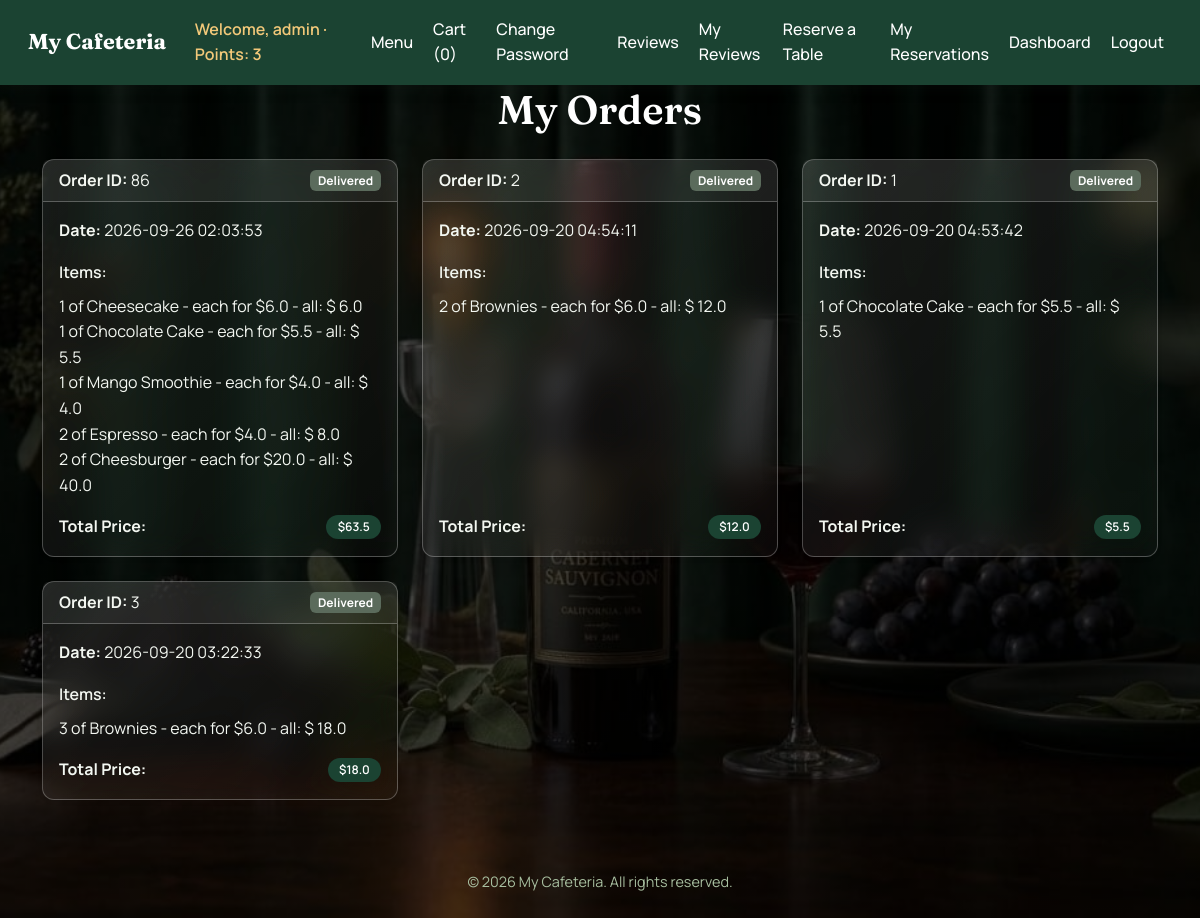
/my_orders (signed in), run on the app's committed database.
### tables this page shows
CREATE TABLE orders (
    id INTEGER PRIMARY KEY AUTOINCREMENT,
    user_id INTEGER NOT NULL,
    total_price REAL NOT NULL CHECK(total_price >= 0),
    status TEXT NOT NULL CHECK(status IN ('pending', 'preparing', 'completed', 'delivered')),
    created_at DATETIME DEFAULT CURRENT_TIMESTAMP,
    reviewed BOOLEAN DEFAULT FALSE CHECK(reviewed IN (TRUE, FALSE)),
    FOREIGN KEY (user_id) REFERENCES users(id)
);

CREATE TABLE order_items (
    id INTEGER PRIMARY KEY AUTOINCREMENT,
    order_id INTEGER NOT NULL,
    menu_item_id INTEGER NOT NULL,
    quantity INTEGER NOT NULL CHECK(quantity > 0),
    price REAL NOT NULL CHECK(price >= 0),
    created_at DATETIME DEFAULT CURRENT_TIMESTAMP,
    FOREIGN KEY (order_id) REFERENCES orders(id),
    FOREIGN KEY (menu_item_id) REFERENCES menu_items(id)
);

CREATE TABLE menu_items (
    id INTEGER PRIMARY KEY AUTOINCREMENT,
    name TEXT NOT NULL unique,
    description TEXT,
    price REAL NOT NULL CHECK(price >= 0),
    category TEXT NOT NULL CHECK(category IN ('main', 'drinks', 'dessert')),
    created_at DATETIME DEFAULT CURRENT_TIMESTAMP,
    is_available BOOLEAN DEFAULT TRUE CHECK(is_available IN (TRUE, FALSE))
);

### app.py (the view)
@app.route("/my_orders")
@login_required
def my_orders():
    user_id = session.get('user_id')
    orders = db.execute("SELECT * FROM orders WHERE user_id = ?", user_id)
    for order in orders:
        order_items = db.execute("SELECT menu_items.name, order_items.price, order_items.quantity FROM order_items JOIN menu_items ON order_items.menu_item_id = menu_items.id WHERE order_items.order_id = ?", order['id'])
        order['items'] = order_items
        total_price = 0
        for item in order_items:
            item['subtotal'] = item['price'] * item['quantity']
            total_price += item['subtotal']
        order['total_price'] = total_price
    return render_template("my_orders.html", orders=sorted(orders, key=lambda x: x['created_at'], reverse=True))

### app.py (called while the page is built)
@app.context_processor
def inject_flash_helpers():
    def flash_class(category):
        mapping = {
            "success": "success",
            "warning": "warning",
            "info": "info",
            "danger": "danger",
            "error": "danger",
        }
        return mapping.get(category or "", "info")
    def format_price(value):
        formatted = f"{float(value):.2f}"
        return formatted.rstrip("0").rstrip(".")
    return {"flash_class": flash_class, "format_price": format_price}

def login_required(func):
    @wraps(func)
    def decorator(*args, **kwargs):
        if session.get("user_id") is None:
            flash('you need to login first!', 'warning')
            return redirect("/login")
        return func(*args, **kwargs)
    return decorator

### templates/my_orders.html (shortened to what this page needs)
{% extends "base.html" %}
{% block content %}
<div class="container orders-page">
    <h1 class="mb-4 text-center">My Orders</h1>
    {% if orders %}
        <div class="row g-4">
            {% for order in orders %}
                <div class="col-12 col-md-6 col-lg-4">
                    <div class="card h-100 shadow-sm order-summary-card">
                        <div class="card-header d-flex justify-content-between align-items-center">
                            <span class="order-number"><strong>Order ID:</strong> {{ order.id }}</span>
                            {% if order.status == 'completed' %}
                                <span class="badge bg-success">Ready</span>
                            {% else %}
                                <span class="badge bg-secondary">{{ order.status|capitalize }}</span>
                            {% endif %}
                        </div>
                        <div class="card-body d-flex flex-column">
                            <p class="order-date mb-3"><strong>Date:</strong> {{ order.created_at }}</p>
                            <p class="fw-semibold mb-2">Items:</p>
                            <ul class="list-unstyled order-items-list mb-3">
                                {% for item in order['items'] %}
                                    <li class="order-item-line">{{item['quantity']}} of {{ item['name'] }} - each for ${{ item['price'] }} - all: $ {{item['subtotal']}} </li>
                                {% endfor %}
                            </ul>
                            <div class="order-total mt-auto d-flex justify-content-between align-items-center">
                                <strong>Total Price:</strong>
                                <span class="badge subtotal-badge">${{ order.total_price }}</span>
                            </div>
                        </div>
                    </div>
                </div>
            {% endfor %}
        </div>
    {% else %}
        <p class="text-center text-muted fs-5 py-5 mb-0">You have no orders.</p>
    {% endif %}
</div>
{% endblock %}

### static/style.css (style rules this page uses)
:root { --color-primary: #1B4332; --color-primary-light: #2D6A4F; --color-primary-dark: #0D2818; --color-secondary: #7C9473; --color-secondary-light: #A8BFA0; --color-secondary-dark: #5A7052; --color-background: #0B3541; --color-surface: #C6D4B0; --color-card: #FFFFFF; --color-card-border: #A9BC8E; --color-card-muted: #DDD2B9; --color-navy: #16213E; --color-text: #1C2A20; --color-text-muted: #5B6B5C; --color-text-on-primary: #FFFFFF; --color-accent: #7485b43f; --color-accent-light: #64ca8f94; --color-accent-dark: #3c446b; --color-success: #2B8C55; --color-warning: #C1682F; --color-danger: #B3403A; --color-info: #3E6FA0; --shadow-sm: 0 1px 3px rgba(28, 42, 32, 0.10); --shadow-md: 0 4px 14px rgba(28, 42, 32, 0.16); --radius-sm: 6px; --radius-md: 12px; --font-heading: 'Fraunces', Georgia, serif; --font-body: 'Manrope', -apple-system, BlinkMacSystemFont, "Segoe UI", sans-serif; --glass-bg: linear-gradient(135deg, rgba(255,255,255,0.09), rgba(255,255,255,0.03)); --glass-border: rgba(255, 255, 255, 0.26); --glass-blur: blur(16px) saturate(160%); --glass-shadow: 0 8px 32px rgba(0, 0, 0, 0.35), inset 0 1px 0 rgba(255,255,255,0.14); --glass-shadow-hover: 0 14px 44px rgba(0, 0, 0, 0.45), inset 0 1px 0 rgba(255,255,255,0.18); --color-text-glass: #F3F7F1; --color-text-glass-muted: rgba(243, 247, 241, 0.72); --color-neon: #34E3A1; --color-neon-glow: rgba(52, 227, 161, 0.55); --color-neon-glow-soft: rgba(52, 227, 161, 0.28); --glass-input-bg: rgba(0, 0, 0, 0.28); --glass-input-border: rgba(255, 255, 255, 0.30); --color-label: #20afb4; }
* { box-sizing: border-box; }
body { margin: 0; background-image: linear-gradient(rgba(0, 0, 0, 0.7), rgba(0, 0, 0, 0.7)), url('images/B.jpg'); background-size: cover; background-position: center; background-repeat: no-repeat; background-attachment: fixed; color: var(--color-text-on-primary); font-family: var(--font-body); line-height: 1.6; }
h1, h2, h3, h4, h5, h6 { font-family: var(--font-heading); color: var(--color-text-on-primary); font-weight: 600; line-height: 1.25; }
.card { background: var(--glass-bg); border: 1px solid var(--glass-border); border-radius: var(--radius-md); box-shadow: var(--glass-shadow); backdrop-filter: var(--glass-blur); -webkit-backdrop-filter: var(--glass-blur); color: var(--color-text-glass); }
.card-header { background: rgba(255, 255, 255, 0.06); border-bottom: 1px solid var(--glass-border); color: var(--color-text-glass); }
.badge.bg-secondary { background-color: var(--color-text-muted) !important; }
.subtotal-badge { background-color: var(--color-primary); color: var(--color-text-on-primary); font-weight: 600; border-radius: 999px; padding: 0.4rem 0.7rem; }

### data on the page
orders: id "86", status "Delivered", created_at "2026-09-26 02:03:53", total_price "63.5"
order_items: quantity "1", name "Cheesecake", price "6.0", subtotal "6.0"
order_items: quantity "1", name "Chocolate Cake", price "5.5", subtotal "5.5"
order_items: quantity "1", name "Mango Smoothie", price "4.0", subtotal "4.0"
order_items: quantity "2", name "Espresso", price "4.0", subtotal "8.0"
order_items: quantity "2", name "Cheesburger", price "20.0", subtotal "40.0"
orders: id "2", status "Delivered", created_at "2026-09-20 04:54:11", total_price "12.0"
order_items: quantity "2", name "Brownies", price "6.0", subtotal "12.0"
orders: id "1", status "Delivered", created_at "2026-09-20 04:53:42", total_price "5.5"
order_items: quantity "1", name "Chocolate Cake", price "5.5", subtotal "5.5"
orders: id "3", status "Delivered", created_at "2026-09-20 03:22:33", total_price "18.0"
order_items: quantity "3", name "Brownies", price "6.0", subtotal "18.0"

### other printed values
{{ session['user_name'] }} "admin"
{{ session["points"] }} "3"
{{ session['cart']|length if session.get('cart') else 0 }} "0"
